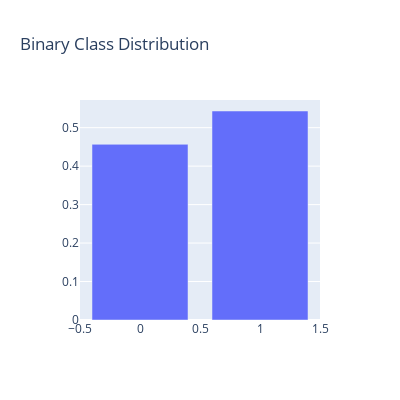

This figure's notebook cell:
### Markdown cell above
<h2>Binary Quality Column</h2>
Lets see our spilt on how many wines are being considered good (shown by a 1) or bad (shown by a 0)

### Code cell
graph = {'x': np.unique(y),
          'y': np.bincount(y)/len(y),
            'type': 'bar'}

fig = dict()
fig['data'] = [graph]
fig['layout'] = {'title': 'Binary Class Distribution',
                'autosize':False,
                'width':400,
                'height':400}

plotly.offline.iplot(fig)

### Figure 1 — Plotly figure (JSON) as saved in the notebook; plotly's stock layout.template omitted (floating-point values rounded to 4 significant figures)
{"data": [{"type": "bar", "x": [0, 1], "y": [0.4567, 0.5433]}], "layout": {"autosize": false, "height": 400, "title": {"text": "Binary Class Distribution"}, "width": 400}}
